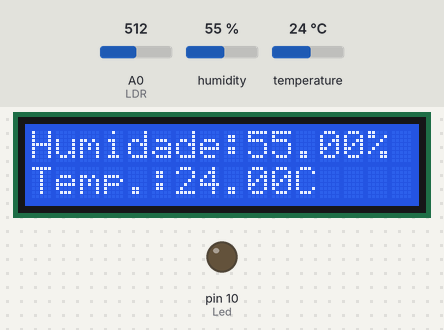
This sketch was run on a simulated Arduino Uno, built with avr-gcc and run on an emulated ATmega328P. Shown: 16×2 character LCD, output pins drawn as LEDs (lit = HIGH). Inputs (shaded band) come from the test bench; at power-on: A0 (LDR) = 512, humidity 55 %, temperature 24 °C. What the sketch prints to the serial monitor is not drawn.

Above: at 4.1 s.
4.2 s: A0 (LDR) set to 90
At 11.8 s:
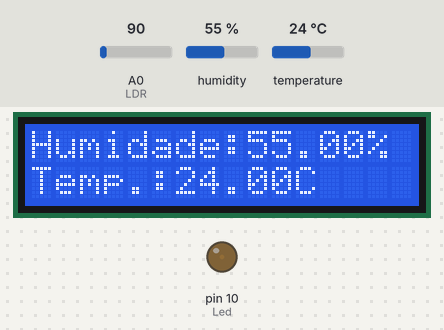
12.1 s: humidity set to 22 %
At 15.6 s:
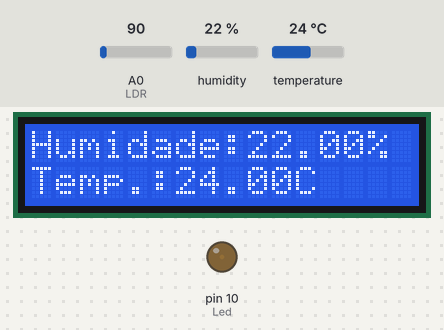
19.4 s: temperature set to 12 °C
At 22.0 s:
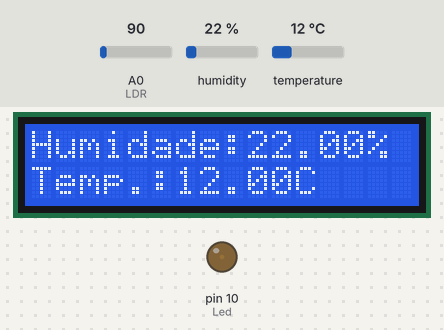
26.6 s: humidity set to 40 %
At 29.7 s:
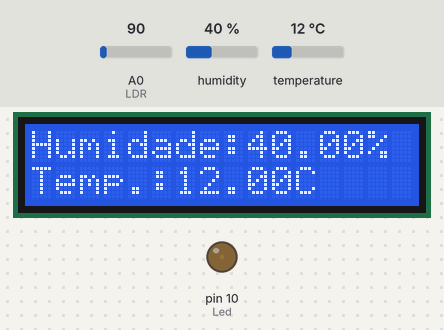
33.8 s: temperature set to 19 °C
At 37.3 s:
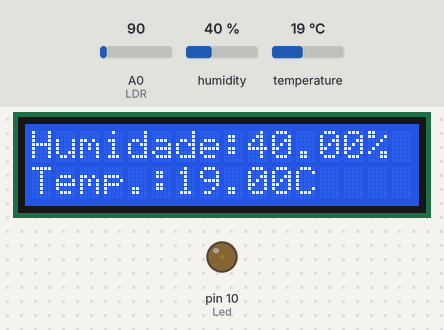
41.1 s: A0 (LDR) set to 110
Timing chart, 0 to 44.7 s (numbered marks = the images above; inputs shaded):
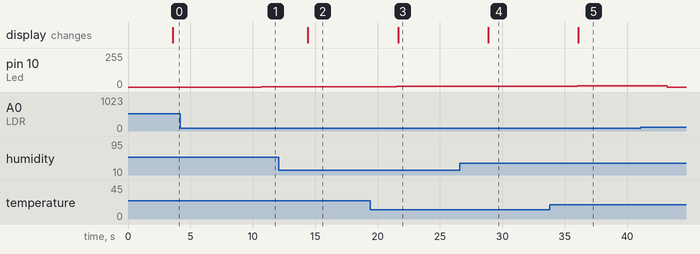

The sketch:

Led_DHT.ino
```cpp
#include "DHT.h"
#include <LiquidCrystal.h>

LiquidCrystal lcd(12, 11, 5, 4, 3, 2);

#define DHTPIN 6
#define DHTTYPE DHT22
//LDR
const int LDR = 0;
const int Led = 10;
int ValorLDR = 0;
int pwm = 0;

DHT dht(DHTPIN, DHTTYPE);

void setup()
{
  Serial.begin(9600);
  dht.begin();
  lcd.begin(16, 2);
  pinMode(Led, OUTPUT);
}

void loop() {
  delay(3500);
  float h = dht.readHumidity();
  float t = dht.readTemperature();

  //LDR
  ValorLDR = analogRead(LDR);
  if(ValorLDR < 100)
  {
    analogWrite(Led, pwm);
    pwm++;
    delay(100);
  }
  else
  {
    digitalWrite(Led, LOW);
    pwm  = 0;
  }
  if(pwm > 255)
    pwm=255;
   //Fim LDR

  if (isnan(h) || isnan(t))
  {
    Serial.println("Falha!");
    return;
  }

  float hic = dht.computeHeatIndex(t, h, false);

  Serial.print("Humidade: ");
  Serial.print(h);
  Serial.print(" %\t");
  Serial.print("Temperatura: ");
  Serial.print(t);
  Serial.print(" *C ");
  Serial.print("\n");
  Serial.print(ValorLDR);

  lcd.clear();
  lcd.setCursor(0,0);
  lcd.print("Humidade:");
  lcd.print(h);
  lcd.print("%");
  lcd.setCursor(0,1);
  lcd.print("Temp.:");
  lcd.print(t);
  lcd.print("C");
}
```

Measured:
- after the input at 4.2 s, pin 10 (Led): 0/255 → 1/255 after 6.5 s
- after the input at 12.1 s, the display: changes after 2.3 s (image 2)
- after the input at 19.4 s, the display: changes after 2.2 s (image 3)
- after the input at 26.6 s, the display: changes after 2.3 s (image 4)
- after the input at 33.8 s, the display: changes after 2.3 s (image 5)
